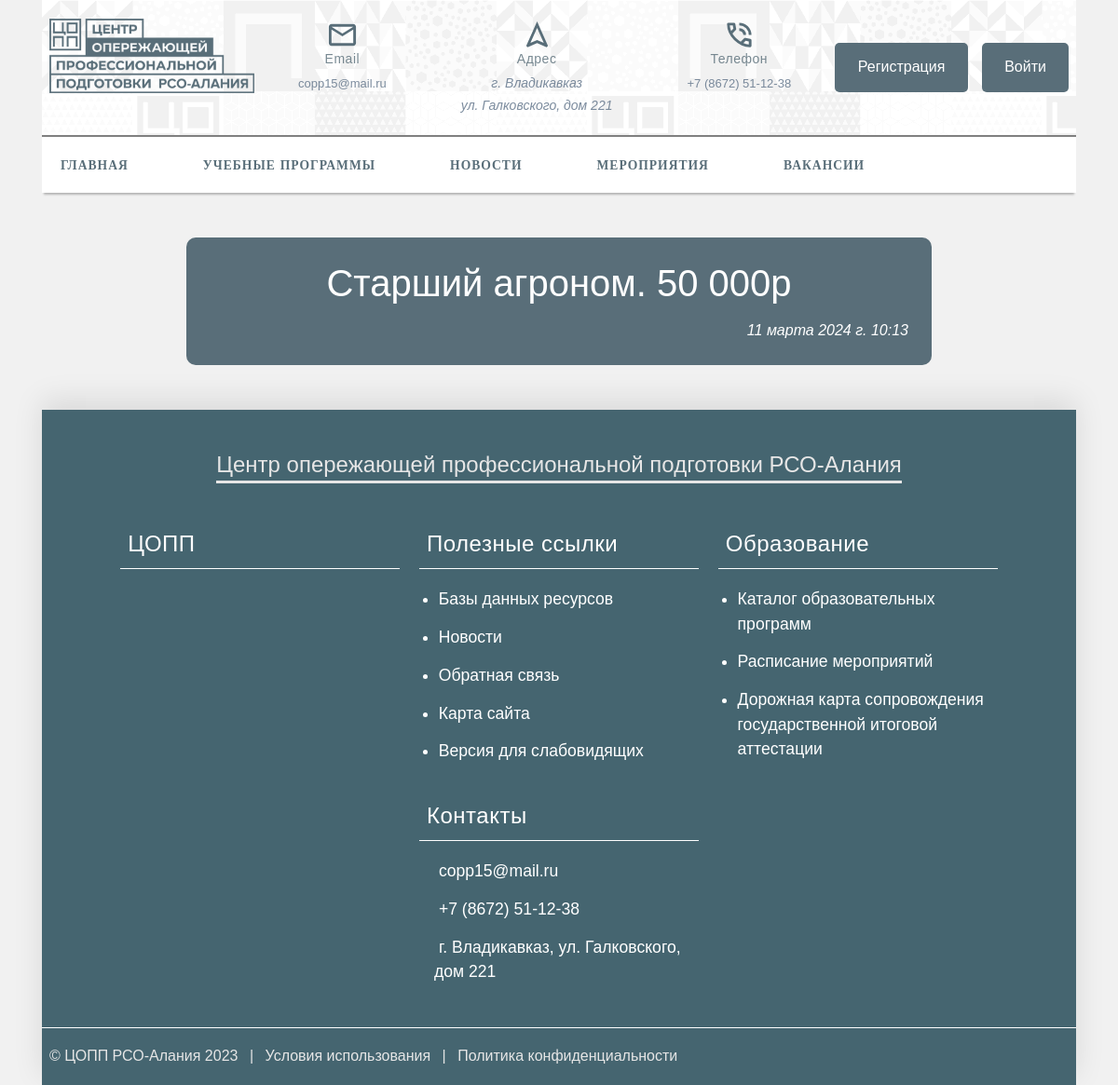
The page /vacancies/1/ on the database as committed earlier.
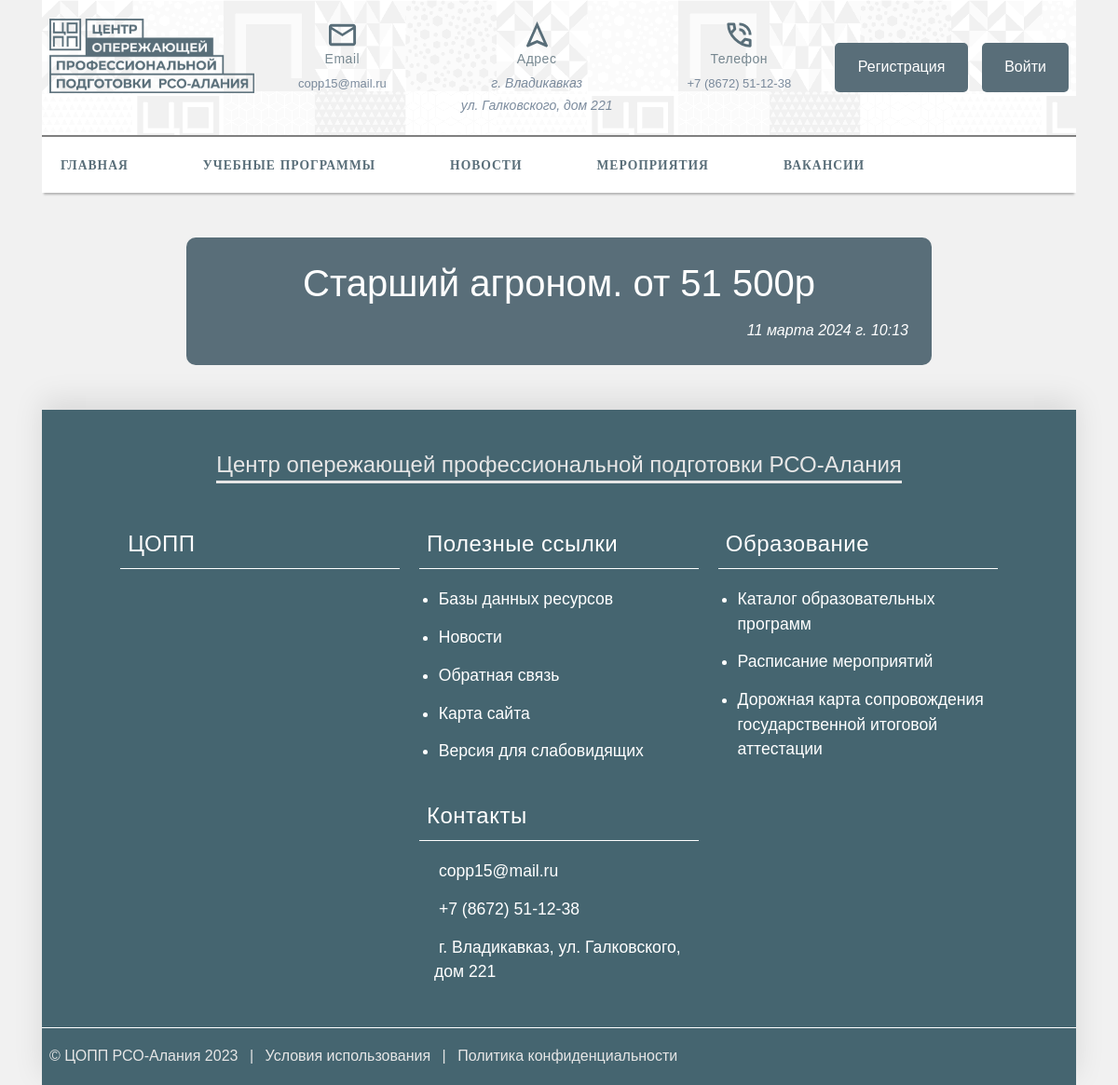
The same page on the database as committed later.
### vacancy/models.py (models this page shows, shortened)
class Vacancy(models.Model):
    title = models.CharField(
        max_length=140,
        verbose_name='Заголовок вакансии',
        help_text='Заголовок вакансии'
    )
    short_story = models.TextField(
        verbose_name='Краткая новость',
        help_text='Краткая новость'
    )
    full_story = models.TextField(
        null=True,
        blank=True,
        verbose_name='Полное описание вакансии',
        help_text='Полное описание вакансии'
    )
    date = models.DateTimeField(
        verbose_name='Дата публикации',
        help_text='Дата публикации'
    )
    is_published = models.BooleanField(
        verbose_name='Вакансия опубликована',
    )
    class Meta:
        verbose_name = 'Вакансия'
        verbose_name_plural = 'Вакансии'

### vacancy/views.py (the view)
# urls.py: path('<str:pk>/', views.vacancy_detail, name='vacancy-detail'),
def vacancy_detail(request, pk):
    vacancy = Vacancy.objects.get(id=pk)
    context = {'vacancy': vacancy}
    return render(request, 'vacancy/vacancy_detail.html', context)

### vacancy/templates/vacancy/vacancy_detail.html (shortened to what this page needs)
{% extends 'base.html' %}
{% block content %}
    <div class="detail-container vacancy-detail-container program_detail">
        <h1 class="progName">{{ vacancy.title }}</h1>
        {% load thumbnail %}
      <div class="vacancy-doptext">
        {{ vacancy.date }}
      </div>
    </div>
{% endblock content %}

### templates/base.html (shortened to what this page needs)
{% load static %}
<!DOCTYPE html>
<html lang="ru">
  <head>
    <link rel="stylesheet" href="{% static 'css/bootstrap.min.css' %}">
    <link rel="stylesheet" href="{% static 'css/style.css' %}">
  </head>
  <body>
  <div class="container">
    {% include 'includes/navbar.html' %}
    <main>
      <div class="container-main">
        {% block content %}{% endblock %}
      </div>
    </main>
    {% include 'includes/footer.html' %}
  </div>
  </body>
</html>

### templates/includes/navbar.html
{% load static %}
<div class="header_wrapper">
    <header class="header1">
        <div class="header1_copp_logo">
            <a href="/"><img src="{% static 'images/1.png' %}" alt="Центр опережающей профессиональной подготовки РСО-Алания"></a>
        </div>
        <div class="header1_contact_line">
          <div class="head1_cont_block">
            <div class="head_cont_block_image">
                <img src="{% static 'images/mail.svg' %}" alt="">
            </div>
              <div class="head_cont_info">
                  <h3 class="makeWhite">
                      Email
                  </h3>
                  <div>
                      <a href="mailto: copp15@mail.ru" class="makeWhite">
                        copp15@mail.ru
                      </a>
                  </div>
              </div>
          </div>
            <div class="head1_cont_block">
              <div class="head_cont_block_image">
                <img src="{% static 'images/navigation.svg' %}" alt="">
              </div>
              <div class="head_cont_info">
                  <h3 class="makeWhite">Адрес</h3>
                  <div>
                      <span class="makeWhite">г. Владикавказ <br>ул. Галковского, дом 221</span>
                  </div>
              </div>
          </div>
          <div class="head1_cont_block">
              <div class="head_cont_block_image">
                    <img src="{% static 'images/phone.svg' %}" alt="">
              </div>
              <div class="head_cont_info">
                  <h3 class="makeWhite">Телефон</h3>
                  <div>
                      <a href="tel: +7 (8672) 51-12-38" class="makeWhite">+7 (8672) 51-12-38</a>
                  </div>
              </div>
          </div>
        </div>
        {% if request.user.is_authenticated %}
            <div class="header__user">
                <a href="/">
                  <p><span>{{request.user.email}}</span></p>
                </a>
                <a href="{% url 'logout' %}">Выйти</a>
            </div>
        {% else %}
            <div class="user_auth">
                <div class="sign_up">
                    <a href="{% url 'users:signup' %}">Регистрация</a>
                </div>
                <div class="login">
                    <a href="{% url 'users:login' %}">Войти</a>
                </div>
            </div>
        {% endif %}
    </header>
</div>
<div class="header_below_wrapper">
    <div class="header_below">
    <div class="nav_items">
        <div class="nav_item">
            <a href="{% url 'main:index' %}">Главная</a>
        </div>
        <div class="nav_item">
            <a href="{% url 'edu_progs:index' %}">Учебные программы</a>
        </div>
         <div class="nav_item">
            <a href="{% url 'news:index' %}">Новости</a>
        </div>
        <div class="nav_item">
            <a href="{% url 'events:index' %}">Мероприятия</a>
        </div>
        <div class="nav_item">
            <a href="{% url 'vacancy:index' %}">Вакансии</a>
        </div>
    </div>
</div>
</div>

### templates/includes/footer.html (shortened to what this page needs)
<footer>
    <div class="foot_copp_title">
        <span>
            <a href="">Центр опережающей профессиональной подготовки РСО-Алания</a>
        </span>
    </div>
    <div class="foot_flex_1">
        <div class="foot_elem">
            <div class="foot_title">
                ЦОПП
            </div>
            <div class="foot_logo">
            </div>
        </div>
        <div class="foot_elem">
            <div class="foot_title">
                Полезные ссылки
            </div>
            <div class="foot_list">
                <ul>
                    <li>
                        <a href="">
                            Базы данных ресурсов
                        </a>
                    </li>
                    <li>
                        <a href="">
                            Новости
                        </a>
                    </li>
                    <li>
                        <a href="">
                            Обратная связь
                        </a>
                    </li>
                    <li>
                        <a href="">
                            Карта сайта
                        </a>
                    </li>
                    <li>
                        <a href="">
                            <span id="specialButton" style="cursor:pointer;" title="ВЕРСИЯ ДЛЯ СЛАБОВИДЯЩИХ">Версия для слабовидящих</span>
                        </a>
                    </li>
                </ul>
            </div>
        </div>
        <div class="foot_elem">
            <div class="foot_title">
                Образование
            </div>
            <div class="foot_list">
                <ul>
                    <li>
                        <a href="">
                            Каталог образовательных программ
                        </a>
                    </li>
                    <li>
                        <a href="">
                             Расписание мероприятий
                        </a>
                    </li>
                    <li>
                        <a href="">
                            Дорожная карта сопровождения государственной итоговой аттестации
                        </a>
                    </li>
                </ul>
            </div>
        </div>
        <div class="foot_elem">
            <div class="foot_title">
                Контакты
            </div>
            <div class="foot_list">
                <div class="foot_contact">
                    <a href="mailto:copp15@mail.ru">copp15@mail.ru</a>
                </div>
                <div class="foot_contact">
                    <a href="tel:+7 (8672) 51-12-38">+7 (8672) 51-12-38</a>
                </div>
                <div class="foot_contact">
                    <span>
                         г. Владикавказ, ул. Галковского, дом 221
                    </span>
                </div>
            </div>
        </div>
    </div>
    <div class="prelast_foot">
        <div class="last_foot">
             <span>© ЦОПП РСО-Алания 2023</span> | <span><a href="">Условия использования</a></span> | <span> <a
            href="">Политика конфиденциальности</a></span>
        </div>
    </div>
</footer>

### static/css/style.css (style rules this page uses)
body { background: #f1f1f1; margin:0; font-family: Arial; color: #596e79; }
a { text-decoration: none; color:inherit; }
ul { margin:0 0 0 1.3rem; padding:0; }
h1 { text-align:center; font-size: 3rem; }
.program_detail { margin: 0 auto; max-width: 800px; background-color: #596e79; color: white; padding: 25px; border-radius: 10px; }
.progName { margin: 0; }
.header_wrapper { padding-inline: 1rem; background: url('../images/header_bg.png'); background-color: #fff; border-bottom: 2px solid grey; padding: 20px 0px; }
.header_below_wrapper { background: white; color: #596e79; position: sticky; top: 0; z-index: 99; margin-bottom: 3rem; box-shadow: 0 4px 2px -2px #b5b5b5; }
.header_below { max-width:1300px; margin: 0 auto; display:flex; flex-wrap: wrap; justify-content: space-between; align-items: center; row-gap: 1rem; padding: 20px 20px; font-size: .85rem; font-weight: bold; }
.header1 { display:flex; flex-wrap:wrap; justify-content: space-around; max-width: 1600px; margin: 0 auto; gap: 2rem; align-items:center; color: white; }
.header1_copp_logo { align-self: flex-start; max-width: 250px; }
.header1_copp_logo img { width: 220px; max-width:100%; }
.head_cont_block_image img { width: 35px; }
.header1_contact_line { display:flex; flex-wrap: wrap; justify-content:center; text-align:center; column-gap: 5rem; row-gap: 2rem; }
.head_cont_info>h3 { margin: 0px 0px 5px; color: rgb(89 110 121 / 81%); font-size: 14px; letter-spacing: .5px; }
.head_cont_info a { color: #50667dbf; font-size: 13px; }
.head_cont_info div span { color: #50667dbf; font-size: 14px; font-style: italic; }
.user_auth div { float: left; }
.sign_up { background: #596e79; text-align: center; transition-duration: .3s; border-radius: 5px; border: 2px solid transparent; }
.login { background: #596e79; margin: 0 0 0 15px; transition-duration: .3s; border-radius: 5px; border: 2px solid transparent; }
.user_auth a { display: block; padding: .8rem 1.4rem; }
.nav_items { display:flex; flex-wrap: wrap; column-gap:5rem; row-gap: 1rem; font-family: 'Montserrat'; text-transform: uppercase; }
.nav_item a { letter-spacing: 1px; transition-duration: .2s; }
.container-main { padding: 0 5% 0; }
footer { background-color:#456570; padding: 2.5rem 0 0rem 0; box-shadow: 0px -10px 30px rgb(0 0 0 / 10%); margin-top: 3rem; }
.foot_flex_1 { padding: 3rem 0px 2rem 0px; display:flex; justify-content:center; column-gap:1.3rem; row-gap: 1.5rem; margin-inline:1rem; flex-wrap:wrap }
.foot_title { color: white; font-size: 1.5rem; letter-spacing:.5px; border-bottom: 1px solid white; padding: 0px 0px .5rem 8px; margin-bottom: 1.2rem }
.foot_list { color: white; }
.foot_elem { flex-basis: 300px; }
.foot_contact { margin:0 0 0 1rem; }
.foot_list ul li,.foot_contact { margin-bottom: .9rem; font-size: 1.1rem }
.foot_copp_title { text-align:center; color: rgb(230,230,230); font-size: 1.5rem; margin-inline: .5rem; }
.foot_copp_title a { padding-bottom:4px; border-bottom: 3px solid; line-height: 1.6 }
.last_foot { max-width: 1250px; margin: 0 auto; color: rgb(230,230,230); line-height: 1.4rem }
.last_foot span { margin-inline: .5rem }
.prelast_foot { padding: 1.2rem 0; border-top: 1px solid white }
.vacancy-detail-container { margin: 0 auto; max-width: 800px; background-color: #596e79; color: white; padding: 25px; border-radius: 10px; }
.vacancy-detail-container h1 { margin-top: 0; margin-bottom: 0; font-size: 2.5rem; }
.vacancy-doptext { text-align: right; font-style: italic; }

Rows that differ between the two databases and show on the page:
changed Vacancy: title "Старший агроном. 50 000р" → "Старший агроном. от 51 500р"
